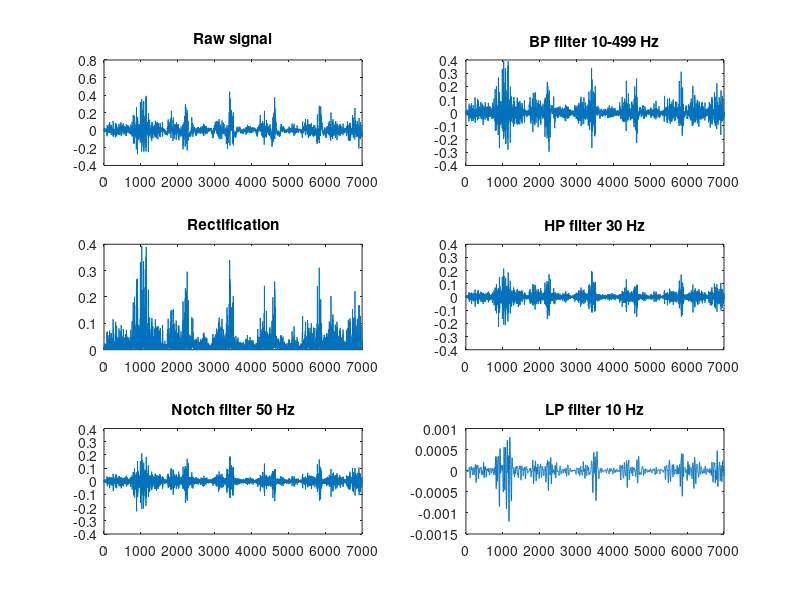

MATLAB code to generate this figure:
clear all
close all
clc

%Healthy without float

addpath(genpath('Healthy Recordings\Subject6\NO_FLOAT'));

load('S6_NO_FLOAT.mat');

Trials=fieldnames(S6_NO_FLOAT);
Trials=Trials(9:11,1);
EMGSensors=fieldnames(S6_NO_FLOAT.T_01.Raw.EMG);

for Trialidx=1:length(Trials)
   TrialName=Trials{Trialidx}; 
   if isstruct(S6_NO_FLOAT)
    for Sensoridx=1:length(EMGSensors)
        SensorName=EMGSensors{Sensoridx};
        if isstruct(S6_NO_FLOAT.(TrialName).Raw.EMG)
            %4-th order band pass filter (10-499 Hz)
            [bp1,bp2]=butter(2,[10 499]/(S6_NO_FLOAT.(TrialName).fsEMG/2)); 
            S6_NO_FLOAT.(TrialName).Filtered.(SensorName)=filter(bp1,bp2,S6_NO_FLOAT.(TrialName).Raw.EMG.(SensorName));
        
            %rectification
            S6_NO_FLOAT.(TrialName).Rectified.(SensorName)=abs(S6_NO_FLOAT.(TrialName).Filtered.(SensorName));

            %4-th order high-pass filter (30 Hz)
            [hp1,hp2]=butter(4,30/(S6_NO_FLOAT.(TrialName).fsEMG/2),'high'); 
            S6_NO_FLOAT.(TrialName).Filtered2.(SensorName)=filter(hp1,hp2,S6_NO_FLOAT.(TrialName).Rectified.(SensorName));
        
            %4-th order Notch filter (50 Hz)
            [n1,n2]=butter(4,[49.8 50.2]/(S6_NO_FLOAT.(TrialName).fsEMG/2),'stop'); 
            S6_NO_FLOAT.(TrialName).Filtered3.(SensorName)=filter(n1,n2,S6_NO_FLOAT.(TrialName).Filtered2.(SensorName));
        
            %4-th order low-pass filter (10 Hz)
            [lp1,lp2]=butter(4,10/(S6_NO_FLOAT.(TrialName).fsEMG/2),'low'); 
            S6_NO_FLOAT.(TrialName).Filtered4.(SensorName)=filter(lp1,lp2,S6_NO_FLOAT.(TrialName).Filtered3.(SensorName));
        end
    end
   end
end
subplot(3,2,1)
plot(S6_NO_FLOAT.T_01.Raw.EMG.LMG)
title('Raw signal');
subplot(3,2,2)
plot(S6_NO_FLOAT.T_01.Filtered.LMG)
title('BP filter 10-499 Hz');
subplot(3,2,3)
plot(S6_NO_FLOAT.T_01.Rectified.LMG)
title('Rectification');
subplot(3,2,4)
plot(S6_NO_FLOAT.T_01.Filtered2.LMG)
title('HP filter 30 Hz');
subplot(3,2,5)
plot(S6_NO_FLOAT.T_01.Filtered3.LMG)
title('Notch filter 50 Hz');
subplot(3,2,6)
plot(S6_NO_FLOAT.T_01.Filtered4.LMG)
title('LP filter 10 Hz');
